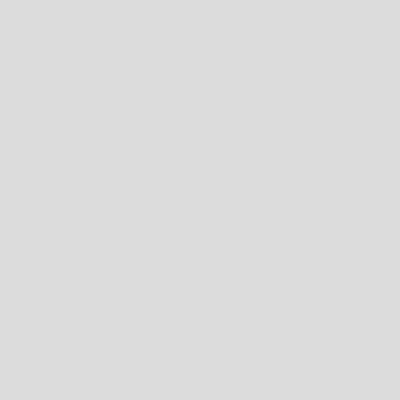
Frame 1 (no input)
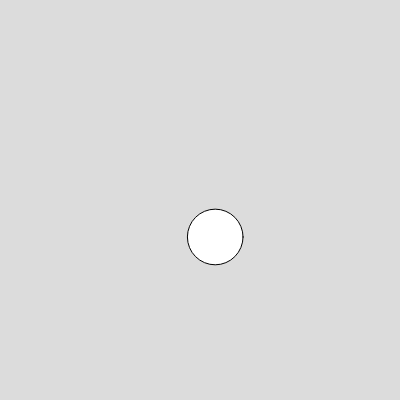
Frame 60 (no input)
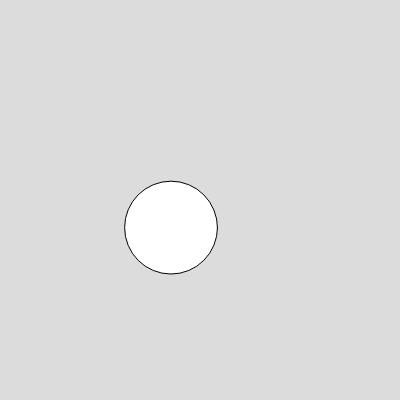
Frame 120 (the mouse pressed at the canvas centre since frame 60)

The p5.js sketch that drew these frames (run headless with seeded random() and noise() and a simulated clock; from frame 60 on, the mouse is pressed at the canvas centre):

// p5.js sketch
// ── sketch.js
let t = 0;

function setup() {
  createCanvas(400, 400);
}

function draw() {
  background(220);
  
  circle(x(200,40), y(200, 40), sin(t/2)*100);
  t+=0.02;
  
}


function x(centre, amplitude){
  return centre+cos(t)*amplitude;
}

function y(centre, amplitude){
  return centre+sin(t)*amplitude;
}
